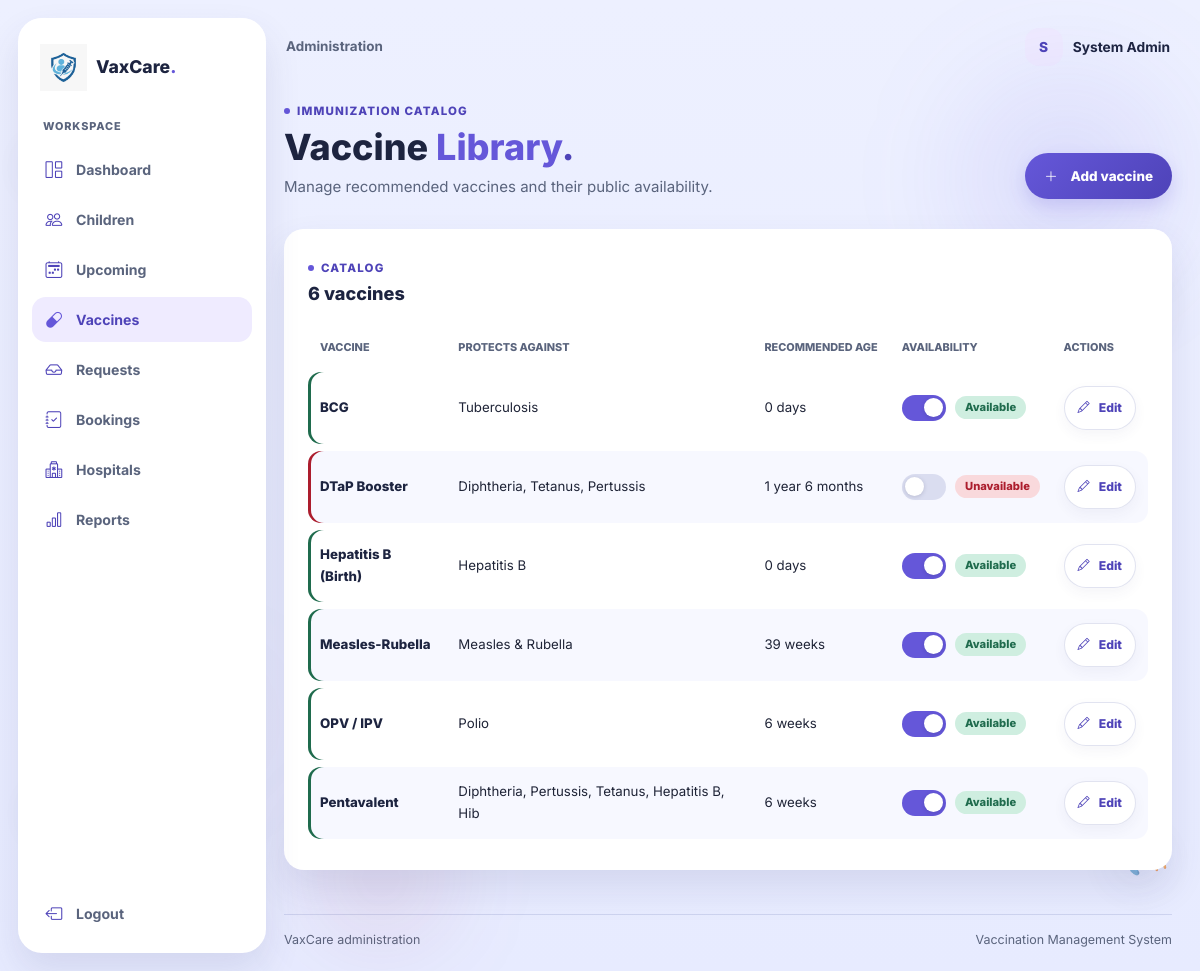
/admin/vaccines.php (signed in), run on the app's committed database.
### tables this page shows
CREATE TABLE `users` (
  `id` int(11) NOT NULL,
  `name` varchar(150) NOT NULL,
  `email` varchar(150) NOT NULL,
  `password` varchar(255) NOT NULL,
  `role` enum('admin','parent','hospital') NOT NULL,
  `status` enum('active','pending','blocked') NOT NULL DEFAULT 'active',
  `created_at` datetime NOT NULL DEFAULT current_timestamp()
);

CREATE TABLE `vaccines` (
  `id` int(11) NOT NULL,
  `name` varchar(150) NOT NULL,
  `disease_prevented` varchar(150) NOT NULL,
  `recommended_age_days` int(11) NOT NULL,
  `doses_required` int(11) NOT NULL DEFAULT 1,
  `availability` enum('available','unavailable') NOT NULL DEFAULT 'available'
);

### config.php (called while the page is built, shortened)
<?php
function appUrl(string $path = ''): string
{
    $scriptDirectory = dirname(str_replace('\\', '/', $_SERVER['SCRIPT_NAME'] ?? '/'));
    if (in_array(basename($scriptDirectory), ['admin', 'parent', 'hospital', 'actions'], true)) {
        $scriptDirectory = dirname($scriptDirectory);
    }
    $basePath = $scriptDirectory === '/' || $scriptDirectory === '.' ? '' : rtrim($scriptDirectory, '/');
    return $basePath . '/' . ltrim($path, '/');
}
function convertAgeDaysToText(int $days): string
{
    if ($days < 30) {
        return $days . ' days';
    }
    if ($days < 365) {
        $weeks = round($days / 7);
        return $weeks . ' weeks';
    }
    $totalMonths = (int) round($days / 30.4375);
    $years = intdiv($totalMonths, 12);
    $months = $totalMonths % 12;
    $parts = [];
    if ($years > 0) $parts[] = $years . ' year' . ($years === 1 ? '' : 's');
    if ($months > 0) $parts[] = $months . ' month' . ($months === 1 ? '' : 's');
    return implode(' ', $parts);
}

### includes/auth.php (called while the page is built, shortened)
<?php
function e(mixed $value): string
{
    return htmlspecialchars((string) $value, ENT_QUOTES | ENT_SUBSTITUTE, 'UTF-8');
}

### includes/admin_helpers.php (called while the page is built, shortened)
<?php
function admin_display_name(PDO $pdo, int $userId): string
{
    $stmt = $pdo->prepare('SELECT name FROM users WHERE id = :id AND role = \'admin\' LIMIT 1');
    $stmt->execute(['id' => $userId]);
    $name = $stmt->fetchColumn();
    return is_string($name) && $name !== '' ? $name : 'Administrator';
}
function admin_status_class(string $status): string
{
    return match ($status) {
        'pending' => 'status-pending',
        'approved' => 'status-approved',
        'booked' => 'status-booked',
        'vaccinated', 'active', 'available', 'completed' => 'status-active',
        'rejected', 'missed', 'blocked', 'not_vaccinated', 'unavailable' => 'status-danger',
        default => 'status-neutral',
    };
}

### admin/vaccines.php (the view, shortened to what this page needs)
<?php
require_once __DIR__ . '/../includes/auth.php';
require_once __DIR__ . '/../includes/admin_helpers.php';
$activeAdminPage = 'vaccines';
$vaccines = $pdo->query('SELECT id AS vaccine_id, name, disease_prevented, recommended_age_days, availability FROM vaccines ORDER BY name')->fetchAll();
require __DIR__ . '/../includes/admin_layout_start.php';
?>
<section class="admin-heading"><div><span class="admin-eyebrow">Immunization catalog</span><h1>Vaccine <span class="highlight">Library</span><span class="highlight alt">.</span></h1><p>Manage recommended vaccines and their public availability.</p></div><a class="btn btn-primary" href="<?= e(appUrl('admin/vaccine_form.php')) ?>"><i class="bi bi-plus-lg me-2" aria-hidden="true"></i>Add vaccine</a></section>
<section class="admin-panel"><div class="panel-heading"><div><span class="admin-eyebrow">Catalog</span><h2><?= count($vaccines) ?> vaccines</h2></div></div><div class="table-responsive"><table class="admin-table"><thead><tr><th>Vaccine</th><th>Protects against</th><th>Recommended age</th><th>Availability</th><th>Actions</th></tr></thead><tbody>
    <?php foreach ($vaccines as $vaccine): $available = $vaccine['availability'] === 'available'; ?>
        <tr><td><strong><?= e($vaccine['name']) ?></strong></td><td><?= e($vaccine['disease_prevented']) ?></td><td><?= e(convertAgeDaysToText((int) $vaccine['recommended_age_days'])) ?></td><td><form class="admin-toggle-form" method="post" action="<?= e(appUrl('actions/admin_vaccine.php')) ?>"><label class="admin-switch"><span aria-hidden="true"></span></label><span class="status-badge <?= e(admin_status_class($vaccine['availability'])) ?>"><?= $available ? 'Available' : 'Unavailable' ?></span></form></td><td><a class="btn btn-secondary btn-small" href="<?= e(appUrl('admin/vaccine_form.php')) ?>?id=<?= (int) $vaccine['vaccine_id'] ?>"><i class="bi bi-pencil me-1" aria-hidden="true"></i>Edit</a></td></tr>
    <?php endforeach; ?>
</tbody></table></div></section>
<?php require __DIR__ . '/../includes/admin_layout_end.php'; ?>

### includes/admin_layout_start.php (shortened to what this page needs)
<?php
$activeAdminPage = $activeAdminPage ?? '';
$adminName = admin_display_name($pdo, (int) $_SESSION['user_id']);
$adminInitial = mb_strtoupper(mb_substr($adminName, 0, 1, 'UTF-8'), 'UTF-8');
$adminNavigation = [
    'dashboard' => ['Dashboard', 'dashboard.php', 'bi-grid-1x2'],
    'children' => ['Children', 'children.php', 'bi-people'],
    'upcoming' => ['Upcoming', 'upcoming.php', 'bi-calendar2-week'],
    'vaccines' => ['Vaccines', 'vaccines.php', 'bi-capsule'],
    'requests' => ['Requests', 'requests.php', 'bi-inbox'],
    'bookings' => ['Bookings', 'bookings.php', 'bi-journal-check'],
    'hospitals' => ['Hospitals', 'hospitals.php', 'bi-hospital'],
    'reports' => ['Reports', 'reports.php', 'bi-bar-chart'],
];
?>
<!DOCTYPE html>
<html lang="en">
<head>
    <link href="https://cdn.jsdelivr.net/npm/bootstrap@5.3.3/dist/css/bootstrap.min.css" rel="stylesheet">
    <link href="https://cdn.jsdelivr.net/npm/bootstrap-icons@1.11.3/font/bootstrap-icons.min.css" rel="stylesheet">
    <link rel="stylesheet" href="<?= e(appUrl('assets/css/style.css') . '?v=' . filemtime(__DIR__ . '/../assets/css/style.css')) ?>">
    <link rel="stylesheet" href="<?= e(appUrl('assets/css/admin.css') . '?v=' . filemtime(__DIR__ . '/../assets/css/admin.css')) ?>">
</head>
<body class="admin-app">
    <?php require __DIR__ . '/medical_decorations.php'; ?>
    <aside class="admin-sidebar" data-admin-sidebar aria-label="Administrator navigation">
        <a class="admin-brand" href="<?= e(appUrl('admin/dashboard.php')) ?>" aria-label="VaxCare admin dashboard">
            <img class="brand-logo" src="<?= e(appUrl('VaxCare Logo.png')) ?>" alt="VaxCare">
            <span>VaxCare<span class="admin-brand-dot">.</span></span>
        </a>
        <nav class="admin-nav">
            <span class="admin-nav-label">Workspace</span>
            <?php foreach ($adminNavigation as $key => [$label, $path, $icon]): ?>
                <a class="admin-nav-link<?= $activeAdminPage === $key ? ' is-active' : '' ?>" href="<?= e(appUrl('admin/' . $path)) ?>"<?= $activeAdminPage === $key ? ' aria-current="page"' : '' ?>>
                    <i class="bi <?= e($icon) ?>" aria-hidden="true"></i><span><?= e($label) ?></span>
                </a>
            <?php endforeach; ?>
        </nav>
        <a class="admin-nav-link admin-logout" href="<?= e(appUrl('actions/logout.php')) ?>">
            <i class="bi bi-box-arrow-left" aria-hidden="true"></i><span>Logout</span>
        </a>
    </aside>
    <div class="admin-shell">
        <header class="admin-topbar">
            <span class="admin-topbar-caption">Administration</span>
            <div class="admin-user"><span class="admin-avatar" aria-hidden="true"><?= e($adminInitial) ?></span><span><?= e($adminName) ?></span></div>
        </header>
        <main class="admin-main container-fluid">

### assets/css/style.css (style rules this page uses)
:root { --page-bg: #edf0ff; --page-bg-deep: #e7ebff; --panel: rgba(255, 255, 255, 0.72); --panel-strong: #ffffff; --soft: #f4f3ff; --purple: #6557d9; --purple-dark: #4e43b8; --purple-soft: #efebff; --text: #1f2437; --heading: #1d2440; --muted: #5a647d; --line: rgba(88, 101, 170, 0.18); --shadow: 0 18px 36px rgba(63, 68, 122, 0.12); --shadow-lift: 0 24px 48px rgba(49, 54, 112, 0.18); --orange: #f8cfaf; --orange-deep: #7a4a12; --green: #cfeee0; --green-deep: #1f6b4d; --white: #ffffff; --pink: #f6d7e4; --pink-deep: #9c3764; --danger-soft: #f9d9dc; --danger-deep: #ac1d2d; }
* { box-sizing: border-box; }
html { scroll-behavior: smooth; }
body { margin: 0; min-height: 100vh; display: flex; flex-direction: column; font-family: 'Inter', sans-serif; background: linear-gradient(180deg, var(--page-bg) 0%, var(--page-bg-deep) 100%); color: var(--text); line-height: 1.6; }
body::before, body::after { content: ""; position: fixed; width: 22px; height: 22px; border-radius: 50%; background: rgba(100, 196, 145, 0.8); filter: blur(0.4px); z-index: 0; pointer-events: none; }
body::before { right: 60px; top: 200px; }
body::after { left: 84px; bottom: 220px; background: rgba(102, 111, 224, 0.8); }
main, .site-footer, .hospital-footer { position: relative; z-index: 1; }
a { color: inherit; text-decoration: none; }
img { max-width: 100%; }
.brand-logo { display: block; height: 88px; width: auto; max-width: 260px; object-fit: contain; filter: none; background: transparent; border-radius: 0; box-shadow: none; }
.btn { display: inline-flex; align-items: center; justify-content: center; border: 0; cursor: pointer; transition: transform 0.2s ease, box-shadow 0.2s ease; font-weight: 700; }
.nav-link, .btn, .search-panel, .feature-card, .auth-card, .hero-copy h1, .hero-copy p { animation: fadeUp 0.55s cubic-bezier(0.2, 0.8, 0.2, 1) both; }
.btn-primary { min-height: 52px; padding: 0 28px; border-radius: 16px; background: linear-gradient(135deg, var(--purple) 0%, #7b72e8 100%); color: var(--white); box-shadow: 0 10px 18px rgba(103, 82, 217, 0.25); animation: pulseHover 2s ease-in-out infinite; }
.highlight { color: var(--purple); }
.highlight.alt { color: var(--purple-dark); }
label { color: var(--heading); font-size: 0.96rem; font-weight: 600; }
.btn-primary { background: linear-gradient(135deg, var(--purple) 0%, var(--purple-dark) 100%); transition: transform .2s ease, box-shadow .2s ease, filter .2s ease; }
.nav-link, .nav-toggle, .btn, .toggle-password { min-height: 44px; min-width: 44px; }
body.admin-app::before, body.hospital-app::before, body.parent-app::before { width: 196px; height: 196px; background: rgba(101, 87, 217, .12); filter: blur(58px); }
body.admin-app::before { top: 10vh; right: 3vw; box-shadow: -72vw 68vh 0 -58px rgba(156, 55, 100, .1); }
body.admin-app::after, body.hospital-app::after, body.parent-app::after { width: 138px; height: 138px; filter: blur(46px); }
body.admin-app::after { left: 26vw; bottom: 3vh; background: rgba(156, 55, 100, .1); }

### data on the page
users: name "S", name "System Admin"
vaccines: name "BCG", disease_prevented "Tuberculosis", recommended_age_days "0 days", availability "Available"
vaccines: name "DTaP Booster", disease_prevented "Diphtheria, Tetanus, Pertussis", recommended_age_days "1 year 6 months", availability "Unavailable"
vaccines: name "Hepatitis B (Birth)", disease_prevented "Hepatitis B", recommended_age_days "0 days", availability "Available"
vaccines: name "Measles-Rubella", disease_prevented "Measles & Rubella", recommended_age_days "39 weeks", availability "Available"
vaccines: name "OPV / IPV", disease_prevented "Polio", recommended_age_days "6 weeks", availability "Available"
vaccines: name "Pentavalent", disease_prevented "Diphtheria, Pertussis, Tetanus, Hepatitis B, Hib", recommended_age_days "6 weeks", availability "Available"

### other printed values
$label "Dashboard"
$label "Children"
$label "Upcoming"
$label "Vaccines"
$label "Requests"
$label "Bookings"
$label "Hospitals"
$label "Reports"
count($vaccines) "6"
